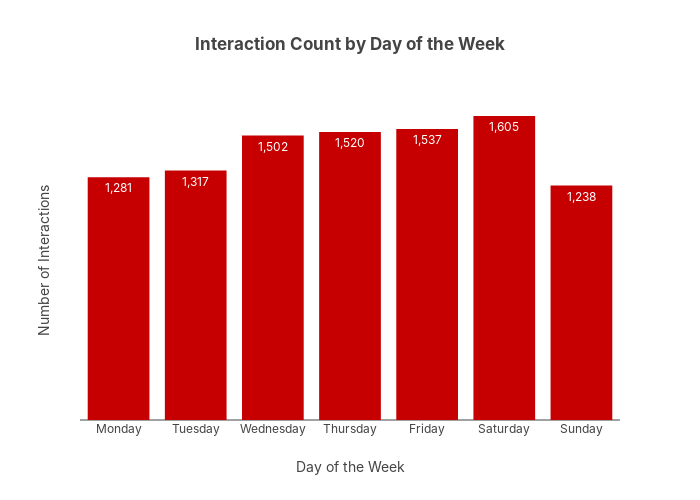

Here is the notebook cell this chart was saved with:
### Markdown cell above
## Distribution per time

### Code cell
def plot_interaction_by_dayofweek(df):
    plot_df = df.assign(
        day_of_week=df["t_dat"]
        .dt.day_name()                 # Get the day in week
    )

    interaction_count_by_day = (
        plot_df.groupby("day_of_week")
        .size()
        .reindex(
            [
                "Monday",
                "Tuesday",
                "Wednesday",
                "Thursday",
                "Friday",
                "Saturday",
                "Sunday",
            ]
        )
    )

    # Create the plot
    fig = px.bar(
        x=interaction_count_by_day.index,
        y=interaction_count_by_day.values,
        labels={"x": "Day of the Week", "y": "Number of Interactions"},
        title=f"Interaction Count by Day of the Week",
        text=[f"{val:,.0f}" for val in interaction_count_by_day.values],
        height=500,
        width=700,
    )

    fig.update_layout()

    fig.show()

plot_interaction_by_dayofweek(train_sample_df)

### Figure 1 — Plotly figure (JSON) as saved in the notebook; plotly's stock layout.template omitted (floating-point values rounded to 4 significant figures)
{"data": [{"alignmentgroup": "True", "hovertemplate": "Day of the Week=%{x}<br>Number of Interactions=%{y}<br>text=%{text}<extra></extra>", "legendgroup": "", "marker": {"color": "#c60000", "pattern": {"shape": ""}}, "name": "", "offsetgroup": "", "orientation": "v", "showlegend": false, "text": ["1,281", "1,317", "1,502", "1,520", "1,537", "1,605", "1,238"], "textposition": "auto", "type": "bar", "x": ["Monday", "Tuesday", "Wednesday", "Thursday", "Friday", "Saturday", "Sunday"], "xaxis": "x", "y": [1281, 1317, 1502, 1520, 1537, 1605, 1238], "yaxis": "y"}], "layout": {"barmode": "relative", "height": 500, "legend": {"tracegroupgap": 0}, "title": {"text": "Interaction Count by Day of the Week"}, "width": 700, "xaxis": {"anchor": "y", "domain": [0, 1], "title": {"text": "Day of the Week"}}, "yaxis": {"anchor": "x", "domain": [0, 1], "title": {"text": "Number of Interactions"}}}}
